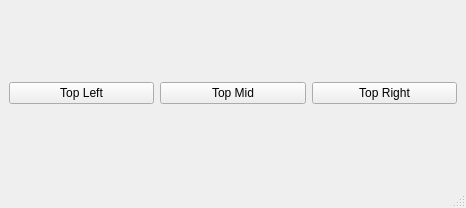
<?xml version="1.0" encoding="UTF-8"?>
<ui version="4.0">
 <class>MainWindow</class>
 <widget class="QMainWindow" name="MainWindow">
  <property name="geometry">
   <rect>
    <x>0</x>
    <y>0</y>
    <width>466</width>
    <height>208</height>
   </rect>
  </property>
  <property name="windowTitle">
   <string>Pager</string>
  </property>
  <widget class="QWidget" name="centralwidget">
   <layout class="QGridLayout" name="gridLayout">
    <item row="0" column="0">
     <widget class="QPushButton" name="BtnTopLeft">
      <property name="text">
       <string>Top Left</string>
      </property>
     </widget>
    </item>
    <item row="0" column="1">
     <widget class="QPushButton" name="BtnTopMid">
      <property name="text">
       <string>Top Mid</string>
      </property>
     </widget>
    </item>
    <item row="0" column="2">
     <widget class="QPushButton" name="BtnTopRight">
      <property name="text">
       <string>Top Right</string>
      </property>
     </widget>
    </item>
   </layout>
  </widget>
  <widget class="QMenuBar" name="menubar">
   <property name="geometry">
    <rect>
     <x>0</x>
     <y>0</y>
     <width>466</width>
     <height>27</height>
    </rect>
   </property>
  </widget>
  <widget class="QStatusBar" name="statusbar"/>
 </widget>
 <resources/>
 <connections/>
</ui>
